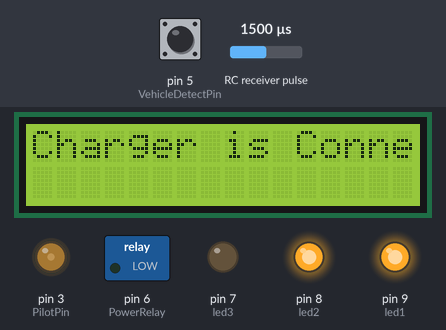
Simulated run of this sketch. Board: Arduino Mega 2560, built with avr-gcc and run on an emulated ATmega2560. Parts: 16×2 character LCD, switched loads named in the sketch (green lamp = pin HIGH), output pins drawn as LEDs (lit = HIGH). Wiring (inferred from the names in the program): RC receiver channel: data pin 4. Inputs (shaded band) come from the test bench; at power-on: pin 5 (VehicleDetectPin) HIGH, RC receiver pulse 1500 µs. What the sketch prints to the serial monitor is not drawn.

Above: at 1.3 s.
At 2.3 s:
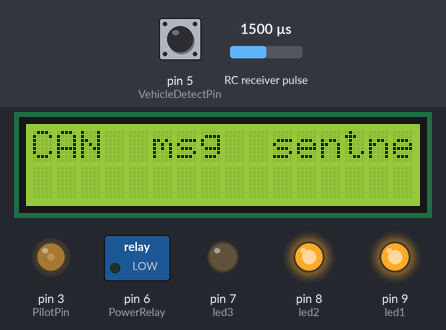
2.4 s: pin 5 (VehicleDetectPin) pulled LOW for 3.2 s
At 7.0 s:
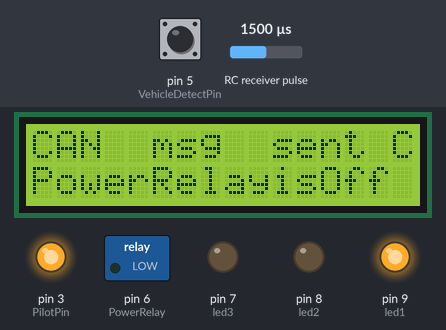
12.9 s: pin 5 (VehicleDetectPin) driven LOW
At 18.0 s:
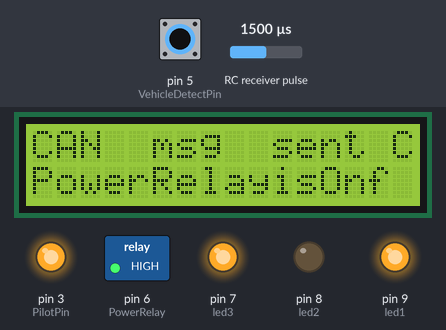
22.1 s: pin 5 (VehicleDetectPin) driven HIGH
At 31.3 s:
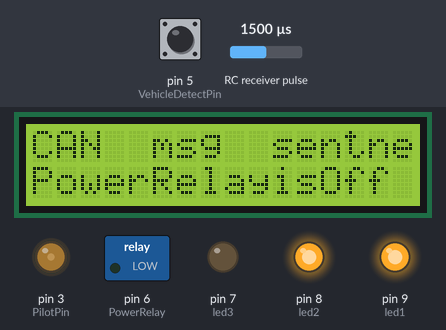
Timing chart, 0 to 32.8 s (numbered marks = the images above; inputs shaded):
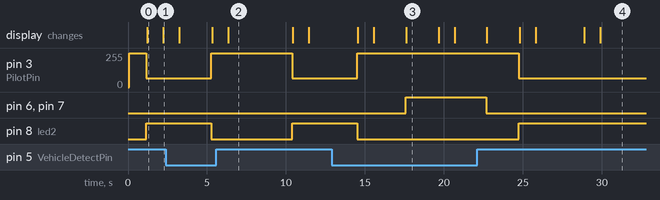

Measured:
- after the input at 2.4 s, pin 3 (PilotPin): 64/255 → 255/255 after 2.9 s, → 64/255 5.1 s later; pin 8 (led2): HIGH → LOW after 2.9 s, → HIGH 5.1 s later; the display: first differs from a run without the input after 2.9 s (image 2 shows a later state)
- after the input at 12.9 s, pin 3 (PilotPin): 64/255 → 255/255 after 1.6 s; pin 6 (PowerRelay), pin 7 (led3): LOW → HIGH after 4.7 s; pin 8 (led2): HIGH → LOW after 1.6 s; the display: first changes after 1.7 s (image 3 shows a later state)
- after the input at 22.1 s, pin 3 (PilotPin): 255/255 → 64/255 after 2.7 s; pin 6 (PowerRelay), pin 7 (led3): HIGH → LOW after 0.60 s; pin 8 (led2): LOW → HIGH after 2.7 s; the display: first changes after 0.63 s (image 4 shows a later state)
- what the display in image 0 shows lasts 1.0 s, from 1.2 s to 2.2 s
- what the display in image 2 shows lasts 4.1 s, from 6.3 s to 10.4 s
- what the display in image 3 shows lasts 2.1 s, from 17.6 s to 19.7 s

The sketch:

charger_code2nd.ino
```cpp
//#include <Adafruit_LiquidCrystal.h>
#define RXp2 0
#define TXp2 1

int seconds = 0;
//Adafruit_LiquidCrystal lcd(0);
#include <Wire.h>
#include <CAN.h>
#include <LiquidCrystal_I2C.h>
#include <SoftwareSerial.h>
SoftwareSerial Serial1(0, 1);

//0x3F or 0x27
LiquidCrystal_I2C lcd(0x27, 16, 2);   //LCD Object


const int PilotPin = 3; //330 ohm optocoupler
const int ChargeRequestPin = 4; //lm393 pin no 7
const int VehicleDetectPin = 5; //lm393 pin no 1
const int PowerRelay = 6;
bool VehicleDetected = false;
bool ChargeRequested = false;


const int led1 = 9;
const int led2 = 8;
const int led3 = 7;


//LiquidCrystal lcd(13, 12, 11, 10, 9, 8, 7, 6, 5, 4, 3);  /* For 8-bit mode */
//LiquidCrystal lcd(13, 12, 11, 6, 5, 4, 3);  /* For 4-bit mode */

unsigned char Character1[8] = { 0x04, 0x1F, 0x11, 0x11, 0x1F, 0x1F, 0x1F, 0x1F }; /* Custom Character 1 */
unsigned char Character2[8] = { 0x01, 0x03, 0x07, 0x1F, 0x1F, 0x07, 0x03, 0x01 }; /* Custom Character 2 */


void setup() {
  Serial.begin(9600);
  //Serial1.begin(9600);
  Serial1.begin(9600);


  // Setup LCD with backlight and initialize
  lcd.init();
  lcd.backlight();
  pinMode (PilotPin, OUTPUT);
  pinMode (ChargeRequestPin, INPUT_PULLUP);
 /* TCCR2A = _BV(COM2A1) | _BV(COM2B1) | _BV(WGM21) | _BV(WGM20);
    TCCR2B = _BV(CS22);
    OCR2A = 180;
    OCR2B = 50;*/
  pinMode (VehicleDetectPin, INPUT_PULLUP);
  pinMode (PowerRelay, OUTPUT);
  pinMode (led1,OUTPUT);
  pinMode (led2,OUTPUT);
  pinMode (led3,OUTPUT);

  digitalWrite(PowerRelay, LOW);
  analogWrite(PilotPin, 255);
  digitalWrite(led1, OUTPUT);


  lcd.clear();
  lcd.print("CAN BUS connected");
  lcd.begin(16, 2);
  lcd.createChar(0, Character1);  /* Generate custom character */
  lcd.createChar(1, Character2);
  CAN.begin(500E3);

  lcd.setCursor(0, 0);
  delay(1000);
}


void loop() {

   Check();

    if (VehicleDetected == false) {
      digitalWrite(led2, HIGH);
      analogWrite (PilotPin, 64);
      Serial.println("Charger is Connected");
      Serial1.println("Charger is Connected");
      CAN.beginPacket(0x12);
      CAN.write("Charger is Connected");
      lcd.setCursor(0, 0);
  	  lcd.print("Charger is Connected");
      delay(1000);
      lcd.setCursor(0, 0);
      lcd.print("CAN  msg  sent");

  	  lcd.setBacklight(1);
      delay(1000);

    }

    else{
      digitalWrite(led2, LOW);
      analogWrite(PilotPin, 255);
      Serial.println("Charger is not Connected");
      Serial1.println("Charger is not Connected");
      CAN.beginPacket(0x12);
      CAN.write("Charger is not Connected");
      lcd.setCursor(0, 0);
      lcd.print("Charger is not Connected");
      delay(1000);
      lcd.setCursor(0, 0);
      lcd.print("CAN  msg  sent");
      lcd.setBacklight(1);
      delay(1000);

    }

    if (VehicleDetected == true && ChargeRequested == true ){
      Serial.println("ChargerConnectedandCharging Requested");
      delay(1000);
      Check();
      if(VehicleDetected == true && ChargeRequested == true){
        digitalWrite(led3, HIGH);
        digitalWrite(PowerRelay, HIGH);
        Serial.println("PowerRelayisOn");
        Serial1.println("PowerRelayisOn");
        CAN.beginPacket(0x12);
        CAN.write("PowerRelayisOn");
        lcd.setCursor(0, 1);
        lcd.print("PowerRelayisOn");
        delay(1000);
        lcd.setCursor(0, 0);
        lcd.print("CAN  msg  sent");
        lcd.setBacklight(1);
        delay(1000);
      }

      else{
        digitalWrite(led3, LOW);
        digitalWrite(PowerRelay, LOW);
        Serial.println("PowerRelaisOff");
        Serial1.println("PowerRelayisOff");
        CAN.beginPacket(0x12);
        CAN.write("PowerRelayisOff");
        lcd.setCursor(0, 1);
        lcd.print("PowerRelayisOff");
        delay(1000);
        lcd.setCursor(0, 0);
        lcd.print("CAN  msg  sent");
        lcd.setBacklight(1);
        delay(1000);

      }
    }
    else{
        digitalWrite(led3, LOW);
        digitalWrite(PowerRelay, LOW);
        Serial.println("PowerRelayisOff");
        Serial1.println("PowerRelayisOff");
        CAN.beginPacket(0x12);
        CAN.write("PowerRelayisOff");
        lcd.setCursor(0, 1);
        lcd.print("PowerRelayisOff");
        delay(1000);
        lcd.setCursor(0, 0);
        lcd.print("CAN  msg  sent");
        lcd.setBacklight(1);
        delay(1000);
      }
}


 void Check()  {
  VehicleDetected = !(digitalRead(VehicleDetectPin));
   if(pulseIn(ChargeRequestPin, HIGH, 5000) > 0){
    ChargeRequested = false;
   }
   else{
   ChargeRequested = true;
   }
}
```
